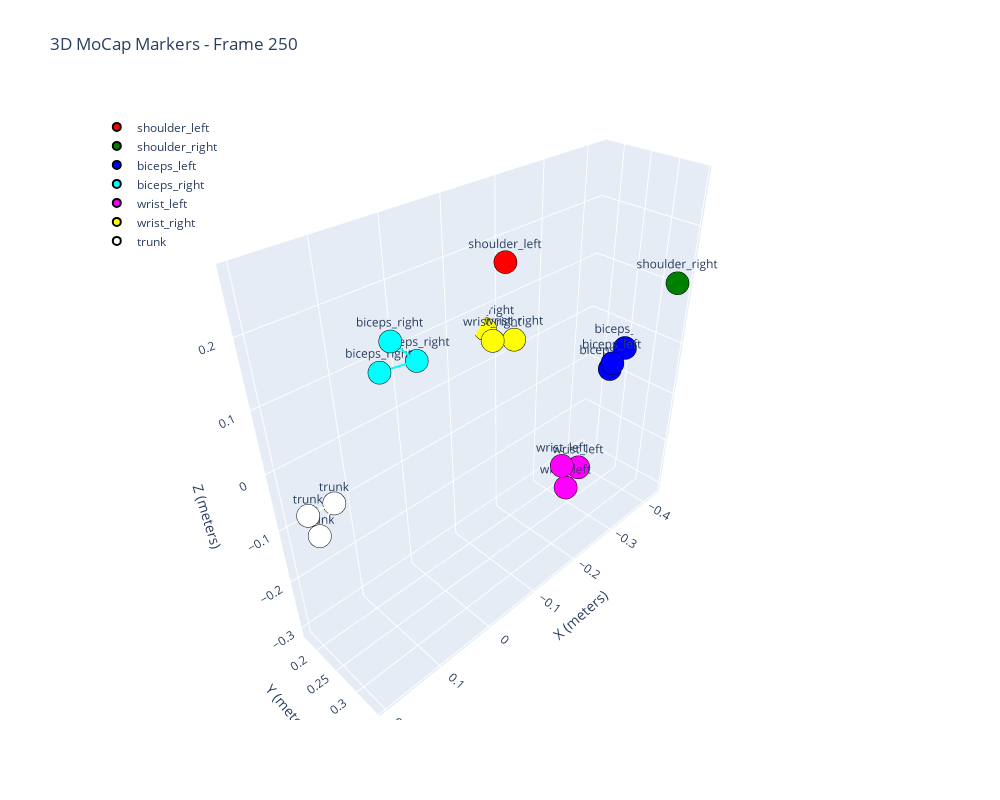

Notebook cell for this chart:
### Code cell
# Interactive 3D visualization of MoCap markers using Plotly
import plotly.graph_objects as go

def plot_markers_3d_interactive(marker_sets, frame_idx, R_m2w, title="3D MoCap Markers Visualization"):
    """
    Create an interactive 3D plot of MoCap markers using Plotly
    
    Parameters:
    -----------
    marker_sets : dict
        Dictionary of marker sets with their 3D coordinates
    frame_idx : int
        Frame index to visualize
    R_m2w : ndarray
        Rotation matrix from marker to world coordinates
    title : str
        Plot title
    """
    fig = go.Figure()
    
    # Color scheme matching the 2D visualization
    colors_plotly = {
        'shoulder_left': 'red',
        'shoulder_right': 'green',
        'biceps_left': 'blue',
        'biceps_right': 'cyan',
        'wrist_left': 'magenta',
        'wrist_right': 'yellow',
        'trunk': 'white'
    }
    
    for name, markers_3d in marker_sets.items():
        # Get 3D points for this frame (in marker coordinate system)
        if len(markers_3d.shape) == 3:
            # Multiple markers (e.g., 3 markers for biceps)
            points_3d_marker = markers_3d[:, frame_idx, :]
        else:
            # Single marker (e.g., shoulder)
            points_3d_marker = markers_3d[frame_idx, :].reshape(1, 3)
        
        # Transform from marker coordinates to world coordinates
        points_3d_world = (R_m2w @ points_3d_marker.T).T
        
        # Extract X, Y, Z coordinates
        x = points_3d_world[:, 0]
        y = points_3d_world[:, 1]
        z = points_3d_world[:, 2]
        
        color = colors_plotly.get(name, 'gray')
        
        # Add markers as scatter points
        marker_config = {
            'size': 8,
            'color': color,
            'line': {'color': 'black', 'width': 2}
        }
        
        fig.add_trace(go.Scatter3d(
            x=x, y=y, z=z,
            mode='markers+text',
            marker=marker_config,
            text=[name] * len(x),
            name=name,
            hovertemplate=f'<b>{name}</b><br>X: %{{x:.4f}}<br>Y: %{{y:.4f}}<br>Z: %{{z:.4f}}<extra></extra>'
        ))
        
        # Connect markers in the same set with lines
        if len(points_3d_world) > 1:
            line_config = {'color': color, 'width': 4}
            fig.add_trace(go.Scatter3d(
                x=x, y=y, z=z,
                mode='lines',
                line=line_config,
                showlegend=False,
                hoverinfo='skip'
            ))
    
    # Update layout for better visualization
    scene_config = {
        'xaxis_title': 'X (meters)',
        'yaxis_title': 'Y (meters)',
        'zaxis_title': 'Z (meters)',
        'aspectmode': 'data',
        'camera': {'eye': {'x': 1.5, 'y': 1.5, 'z': 1.5}}
    }
    
    legend_config = {
        'x': 0.02,
        'y': 0.98,
        'bgcolor': 'rgba(255, 255, 255, 0.8)'
    }
    
    fig.update_layout(
        title=title,
        scene=scene_config,
        width=1000,
        height=800,
        showlegend=True,
        legend=legend_config
    )
    
    return fig

# Create and display the interactive 3D plot
fig = plot_markers_3d_interactive(marker_sets, frame_idx, R_m2w, 
                                  title=f'3D MoCap Markers - Frame {frame_idx}')
fig.show()

### Figure 1 — Plotly figure (JSON) as saved in the notebook; plotly's stock layout.template omitted (floating-point values rounded to 4 significant figures)
{"data": [{"hovertemplate": "<b>shoulder_left</b><br>X: %{x:.4f}<br>Y: %{y:.4f}<br>Z: %{z:.4f}<extra></extra>", "marker": {"color": "red", "line": {"color": "black", "width": 2}, "size": 8}, "mode": "markers+text", "name": "shoulder_left", "text": ["shoulder_left"], "type": "scatter3d", "x": [-0.0351], "y": [0.3474], "z": [0.2707]}, {"hovertemplate": "<b>shoulder_right</b><br>X: %{x:.4f}<br>Y: %{y:.4f}<br>Z: %{z:.4f}<extra></extra>", "marker": {"color": "green", "line": {"color": "black", "width": 2}, "size": 8}, "mode": "markers+text", "name": "shoulder_right", "text": ["shoulder_right"], "type": "scatter3d", "x": [-0.409], "y": [0.3465], "z": [0.1178]}, {"hovertemplate": "<b>biceps_left</b><br>X: %{x:.4f}<br>Y: %{y:.4f}<br>Z: %{z:.4f}<extra></extra>", "marker": {"color": "blue", "line": {"color": "black", "width": 2}, "size": 8}, "mode": "markers+text", "name": "biceps_left", "text": ["biceps_left", "biceps_left", "biceps_left"], "type": "scatter3d", "x": [-0.4057, -0.4246, -0.3795], "y": [0.2401, 0.2541, 0.2628], "z": [-0.08179, -0.04099, -0.04858]}, {"hoverinfo": "skip", "line": {"color": "blue", "width": 4}, "mode": "lines", "showlegend": false, "type": "scatter3d", "x": [-0.4057, -0.4246, -0.3795], "y": [0.2401, 0.2541, 0.2628], "z": [-0.08179, -0.04099, -0.04858]}, {"hovertemplate": "<b>biceps_right</b><br>X: %{x:.4f}<br>Y: %{y:.4f}<br>Z: %{z:.4f}<extra></extra>", "marker": {"color": "cyan", "line": {"color": "black", "width": 2}, "size": 8}, "mode": "markers+text", "name": "biceps_right", "text": ["biceps_right", "biceps_right", "biceps_right"], "type": "scatter3d", "x": [0.08269, 0.04408, 0.07271], "y": [0.2518, 0.2761, 0.2661], "z": [0.135, 0.1454, 0.1799]}, {"hoverinfo": "skip", "line": {"color": "cyan", "width": 4}, "mode": "lines", "showlegend": false, "type": "scatter3d", "x": [0.08269, 0.04408, 0.07271], "y": [0.2518, 0.2761, 0.2661], "z": [0.135, 0.1454, 0.1799]}, {"hovertemplate": "<b>wrist_left</b><br>X: %{x:.4f}<br>Y: %{y:.4f}<br>Z: %{z:.4f}<extra></extra>", "marker": {"color": "magenta", "line": {"color": "black", "width": 2}, "size": 8}, "mode": "markers+text", "name": "wrist_left", "text": ["wrist_left", "wrist_left", "wrist_left"], "type": "scatter3d", "x": [-0.3122, -0.3529, -0.3131], "y": [0.2337, 0.2282, 0.2206], "z": [-0.3026, -0.2811, -0.2585]}, {"hoverinfo": "skip", "line": {"color": "magenta", "width": 4}, "mode": "lines", "showlegend": false, "type": "scatter3d", "x": [-0.3122, -0.3529, -0.3131], "y": [0.2337, 0.2282, 0.2206], "z": [-0.3026, -0.2811, -0.2585]}, {"hovertemplate": "<b>wrist_right</b><br>X: %{x:.4f}<br>Y: %{y:.4f}<br>Z: %{z:.4f}<extra></extra>", "marker": {"color": "yellow", "line": {"color": "black", "width": 2}, "size": 8}, "mode": "markers+text", "name": "wrist_right", "text": ["wrist_right", "wrist_right", "wrist_right"], "type": "scatter3d", "x": [-0.1716, -0.1922, -0.1479], "y": [0.1702, 0.2116, 0.2107], "z": [0.06251, 0.05258, 0.06828]}, {"hoverinfo": "skip", "line": {"color": "yellow", "width": 4}, "mode": "lines", "showlegend": false, "type": "scatter3d", "x": [-0.1716, -0.1922, -0.1479], "y": [0.1702, 0.2116, 0.2107], "z": [0.06251, 0.05258, 0.06828]}, {"hovertemplate": "<b>trunk</b><br>X: %{x:.4f}<br>Y: %{y:.4f}<br>Z: %{z:.4f}<extra></extra>", "marker": {"color": "white", "line": {"color": "black", "width": 2}, "size": 8}, "mode": "markers+text", "name": "trunk", "text": ["trunk", "trunk", "trunk"], "type": "scatter3d", "x": [0.1813, 0.1488, 0.193], "y": [0.2165, 0.2102, 0.2189], "z": [-0.09353, -0.06007, -0.04738]}, {"hoverinfo": "skip", "line": {"color": "white", "width": 4}, "mode": "lines", "showlegend": false, "type": "scatter3d", "x": [0.1813, 0.1488, 0.193], "y": [0.2165, 0.2102, 0.2189], "z": [-0.09353, -0.06007, -0.04738]}], "layout": {"height": 800, "legend": {"bgcolor": "rgba(255, 255, 255, 0.8)", "x": 0.02, "y": 0.98}, "scene": {"aspectmode": "data", "camera": {"eye": {"x": 1.5, "y": 1.5, "z": 1.5}}, "xaxis": {"title": {"text": "X (meters)"}}, "yaxis": {"title": {"text": "Y (meters)"}}, "zaxis": {"title": {"text": "Z (meters)"}}}, "showlegend": true, "title": {"text": "3D MoCap Markers - Frame 250"}, "width": 1000}}
